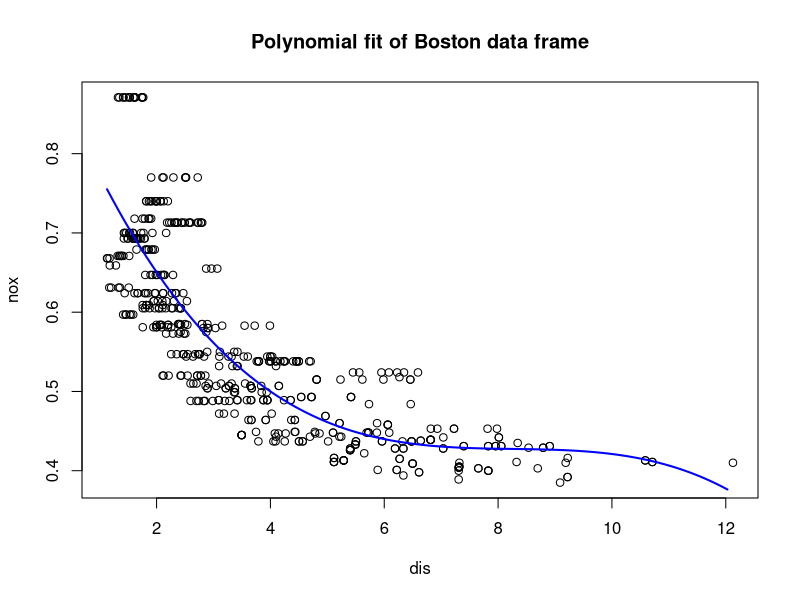

Reproduce this figure in R. (Note: this script raises an error after producing the figure.)
## ---- chunk 1
library(MASS)
attach(Boston)
## ---- chunk 2
fit = lm(nox ~ poly(dis ,3, raw =T))
summary(fit)
## ---- chunk 3
# get the range of the axis we want the line to follow
dislims =range(dis)
# create a grid of x-axis points we want to predict. In order to smooth the make the increments small. 
dis.grid=seq(from=dislims[1], to=dislims [2], by = .1)
# predict the nox value for each of the points.
preds=predict(fit, newdata =list(dis=dis.grid), se=TRUE)
# plot our data points and the polynomial fit.
plot(dis,nox, main = "Polynomial fit of Boston data frame")
lines(dis.grid ,preds$fit ,lwd =2, col =" blue")
## ---- chunk 4
par(mfrow = c(5, 2))
for(i in 1:10){
  fit = lm(nox ~ poly(dis ,i, raw =T))
  preds=predict(fit, newdata =list(dis=dis.grid), se=TRUE)
  plot(dis,nox, col="grey80",main= paste("Degree:", i, ", RSS:", round(sum(fit$residuals^2),3)), xlab="nox", ylab="dis")
  lines(dis.grid ,preds$fit ,lwd =2, col =" blue")
}
## ---- chunk 5
par(mar=c(5,5,5,5))
par(mfrow = c(1, 1))
library(boot)
set.seed(800)
degree=1:10
cv.error=rep(0,10)
for (i in degree){
    fit = glm(nox ~ poly(dis ,i, raw =T),data=Boston)
    cv.error[i] = cv.glm(Boston,fit, K=10)$delta[1]
}
cv.error
## ---- chunk 6
plot(degree,cv.error,type="b", ylim = c(0, 0.012))
## ---- chunk 7
degree=1:10
cv.errormat = matrix(NA,nrow=10, ncol=10)
for(j in 1:10){
  set.seed(j)
  for (i in degree){    
      fit = glm(nox ~ poly(dis ,i, raw =T),data=Boston)
      cv.errormat[j,i] = cv.glm(Boston,fit, K=10)$delta[1]
  }
}
boxplot(cv.errormat)
## ---- chunk 8
# plot the mean of the errors overs the 10 different seeds
plot(degree,colMeans(cv.errormat),type="b", ylab="Average cv.error", main="Polynomial - CV Error over 10 seeds (One Std Error grey band)")

# Create a function to calculate the std error of the errors for each degree.
std <- function(x) sd(x)/sqrt(length(x))
# make the upper and lower threshold for SE and plot it
se.upper <- colMeans(cv.errormat) + apply(cv.errormat, 2, std)
se.lower <- colMeans(cv.errormat) - apply(cv.errormat, 2, std)
polygon(c(degree, rev(degree)), c(se.lower, rev(se.upper)),col = adjustcolor("grey",alpha.f=0.5), border = NA)
# plot the minimum error point
degree.min <- which.min(colMeans(cv.errormat))
points(degree.min, colMeans(cv.errormat)[degree.min], pch = 20, col = "red")
## ---- chunk 9
# Lets verify that one knot is placed by function bs() at the median of dis.
library(splines)
median(dis) == attr(bs(dis,df=4), "knots")
## ---- chunk 10
# Load the package and fit cubic spline models with one knot.
fit1 = lm(nox ~ bs(dis,df=4),data=Boston)
# Validate the degrees of freedom.
summary(fit1)$fstatistic[2]
## ---- chunk 11
summary(fit1)    # fit1 is the manually picked
## ---- chunk 12
preds=predict(fit1, newdata =list(dis=dis.grid), se=TRUE)
# plot our data points and the polynomial fit.
plot(dis,nox, main = "Spline (4 degrees freedom) fit of Boston data frame", col="grey")
lines(dis.grid, preds$fit ,lwd =2, col =" blue")
# show the 95% confidence interval of the model
lines(dis.grid,preds$fit +1.96 * preds$se ,lty = "dashed", col= adjustcolor("blue",alpha.f=0.5), lwd =1.5)
lines(dis.grid ,preds$fit -1.96 * preds$se ,lty = "dashed", col= adjustcolor("blue",alpha.f=0.5), lwd =1.5)
abline(v=attr(bs(dis,df=4), "knots"), lty=2, lwd=2, col="grey")
legend(5,.8, c("Cubic Spline with 4 df", "95% confidence interval of model", "Knot placement"), col=c("blue",adjustcolor("blue",alpha.f=0.5), "grey"), lwd=2, lty = c("solid","dashed", "dashed"), cex=.7)
## ---- chunk 13
# Lets verify that one knot is placed by function bs() at the median of dis.
library(splines)
median(dis) == attr(bs(dis,df=3), "knots")
## ---- chunk 14
# Load the package and fit cubic spline models with one knot.
fit1a = lm(nox ~ bs(dis,df=3),data=Boston)
## ---- chunk 15
summary(fit1a)    # fit1 is the manually picked
## ---- chunk 16
predsa=predict(fit1a, newdata =list(dis=dis.grid), se=TRUE)
# plot our data points and the polynomial fit.
plot(dis,nox, main = " Cubic Spline fit of Boston data frame \n (df=3, where cubic spline is 4 df)", col="grey")
lines(dis.grid, predsa$fit ,lwd =2, col =" blue")
# show the 95% confidence interval of the model
lines(dis.grid,predsa$fit +1.96 * predsa$se ,lty = "dashed", col= adjustcolor("blue",alpha.f=0.5), lwd =1.5)
lines(dis.grid ,predsa$fit -1.96 * predsa$se ,lty = "dashed", col= adjustcolor("blue",alpha.f=0.5), lwd =1.5)
abline(v=attr(bs(dis,df=3), "knots"), lty=2, lwd=2, col="grey")
legend(5,.8, c("Cubic Spline with 4 df", "95% confidence interval of model", "Knot placement"), col=c("blue",adjustcolor("blue",alpha.f=0.5), "grey"), lwd=2, lty = c("solid","dashed", "dashed"), cex=.7)
## ---- chunk 17
degrees = 3:12
RSS <- rep(0,12)

par(mfrow = c(5, 2)) 
for(i in degrees){ 
  fit = glm(nox ~ bs(dis,df=i),data=Boston)
  preds=predict(fit, newdata =list(dis=dis.grid), se=F) 
  RSS[i] <- round(sum(fit$residuals^2),3)
  plot(dis, nox, col="grey80",main= paste("Degree: ", i, ", RSS: ", RSS[i], ", Knots: ", i-3, sep=""), xlab="nox", ylab="dis")   
  lines(dis.grid ,preds ,lwd =2, col =" blue") 
}
## ---- chunk 18
par(mfrow = c(1, 2))
plot(degrees,RSS[3:12],type="b", ylim=c(0,max(RSS)), xlab="Degree of freedom", ylab="RSS")
plot(degrees,RSS[3:12],type="b", xlab="Degree of freedom", ylab="RSS")
## ---- chunk 19
cv.errormat = data.frame(matrix(NA,nrow=10, ncol=10))
degree.k <- 3:13
for(j in 1:10){
  set.seed(j)
  for (i in degree.k){    
      fit2 = glm(nox ~ bs(dis,df=i),data=Boston)
      cv.errormat[j,i-2] = cv.glm(Boston,fit2, K=10)$delta[1]
  }
}

colnames(cv.errormat) <- degree.k
boxplot(cv.errormat, xlab="Degrees of freedom", ylab="cross-validation error", main="Regression spline over different seeds")
## ---- chunk 20
## plot the mean of the errors overs the 10 different seeds
plot(degree.k,colMeans(cv.errormat),xlab="Degrees of freedom", ylab="Average cv.error", main="Regression Spline with knots : Avg CV and one SE band")
## make the upper and lower threshold for SE and plot it
se.upper <- colMeans(cv.errormat) + apply(cv.errormat, 2, std)
se.lower <- colMeans(cv.errormat) - apply(cv.errormat, 2, std)
## plot the minimum error point
degree.min <- which.min(colMeans(cv.errormat))
points(degree.k[degree.min], colMeans(cv.errormat)[degree.min], pch = 20, col = "red")
arrows(degree.k, se.lower, degree.k, se.upper,length=0.05, angle=90, code=3)
abline(h=se.upper[degree.min] ,col="red",lty=2)
## ---- chunk 21
# Check which results are within the one SE of the minimum.
colMeans(cv.errormat) < se.upper[degree.min]
